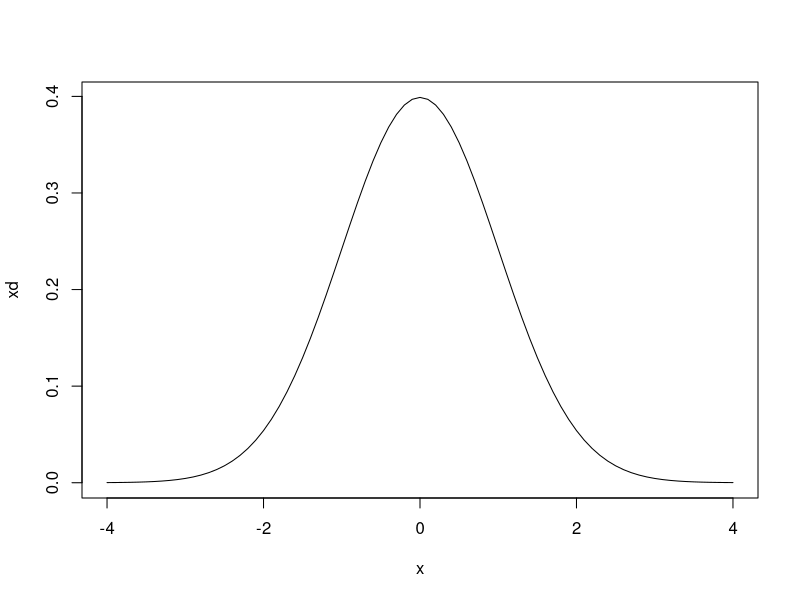
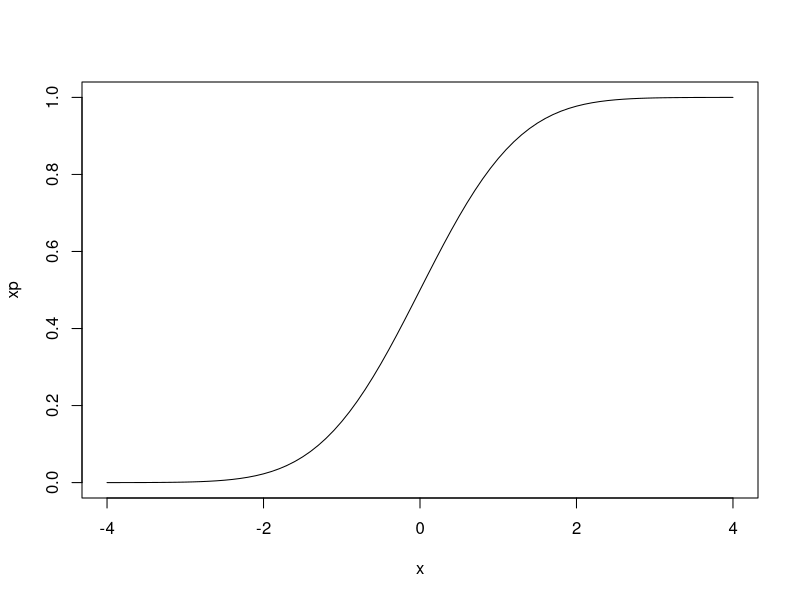
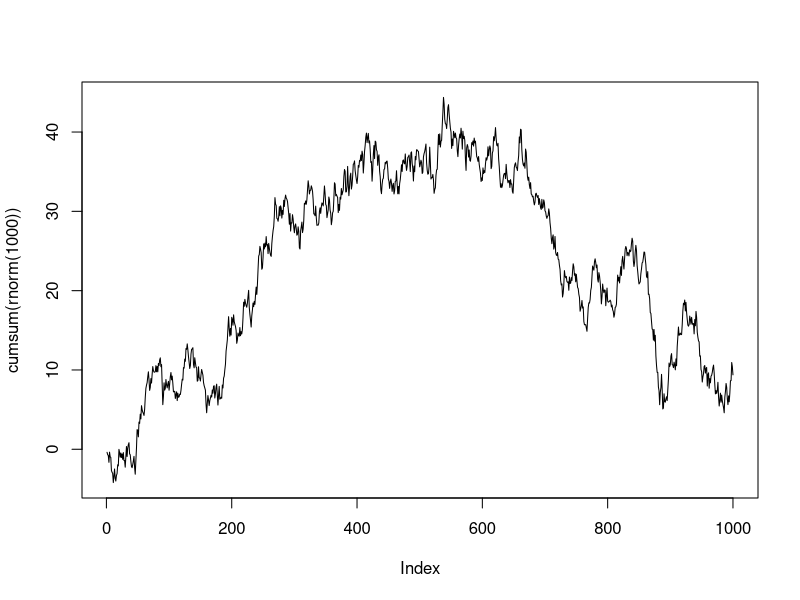
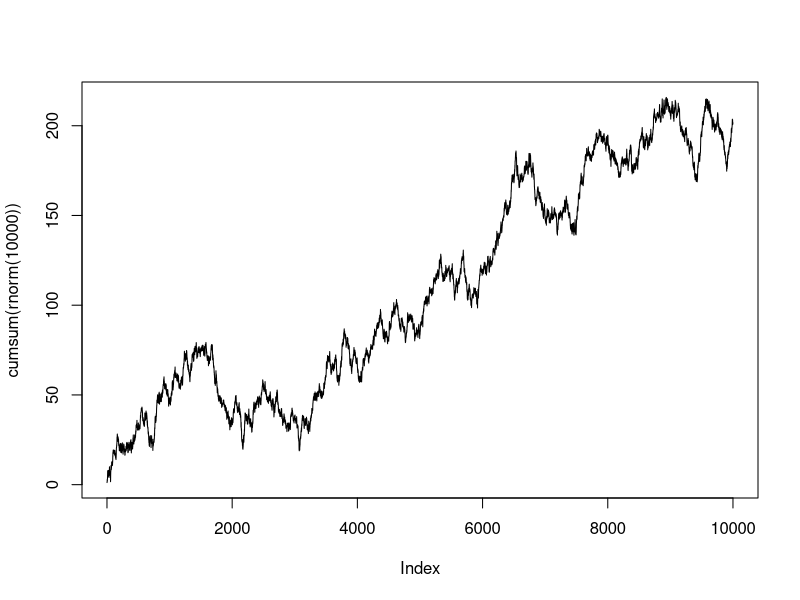
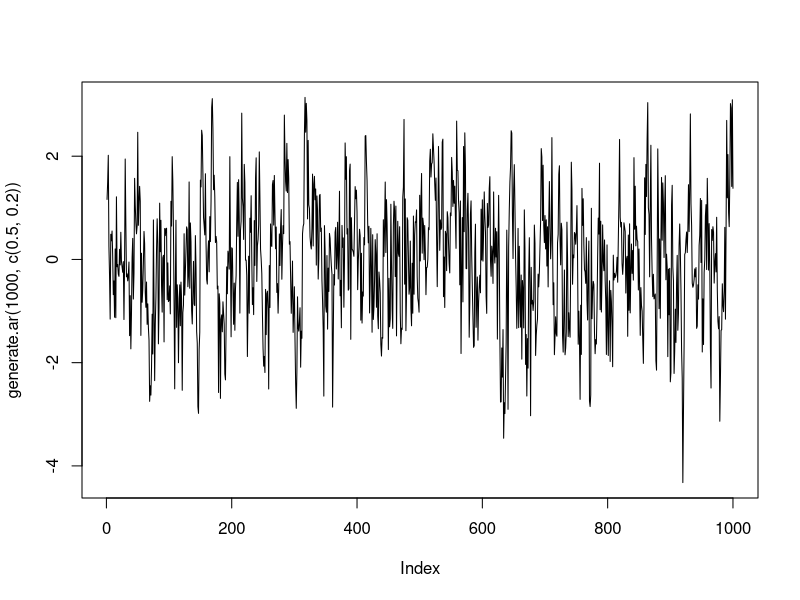

These charts were generated, in order, by the following R code:
## ---- chunk 1
xr = rnorm(10)
xr
## ---- chunk 2
x = seq(from=-4, to=4, by=0.1)
xd = dnorm(x)
plot(x,xd,type="l")
## ---- chunk 3
xp = pnorm(x)
plot(x,xp,type="l")
## ---- chunk 4
xr
xcs = cumsum(xr)
xcs
plot(cumsum(rnorm(1000)),type='l')
plot(cumsum(rnorm(10000)),type='l')
## ---- chunk 5
var(cumsum(rnorm(10)))
var(cumsum(rnorm(100)))
var(cumsum(rnorm(1000)))
var(cumsum(rnorm(10000)))
var(cumsum(rnorm(100000)))
var(cumsum(rnorm(1000000)))
## ---- chunk 6
generate.ar <- function(n, beta, sd=1)
{
  ar = rnorm(length(beta),0,sd)
  for (t in (length(beta)+1):n) {
    y <- sum(ar[(t-1):(t-length(beta))] * beta) + rnorm(1,0,sd)
    ar = c(ar,y)
  }
  return(ar)
}
## ---- chunk 7
plot(generate.ar(1000, c(0.5,0.2)), type="l")
